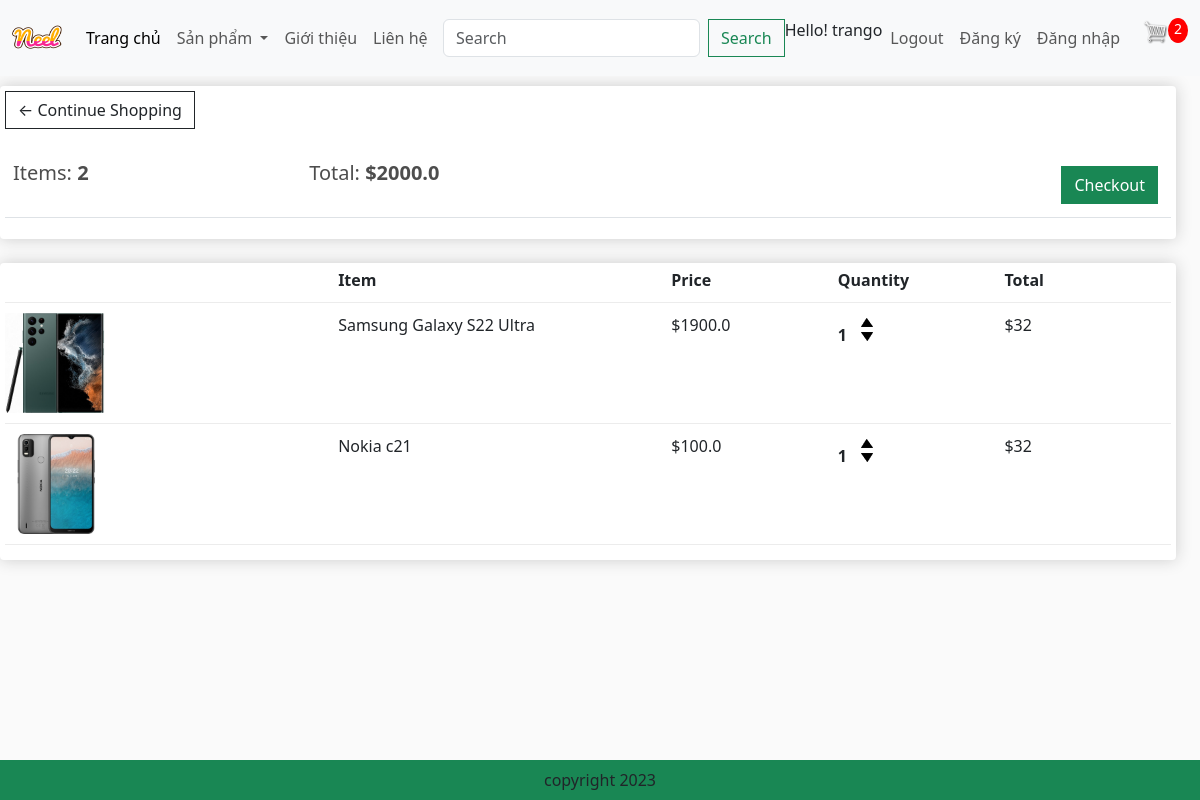
The app's page /cart/ (signed in) with its own data.
### app/models.py (models this page shows, shortened)
class Order(models.Model):
    customer = models.ForeignKey(
        User, on_delete=models.SET_NULL, blank=True, null=True)
    dete_order = models.DateTimeField(auto_now_add=True)
    complete = models.BooleanField(default=False, null=True, blank=False)
    transaction_id = models.CharField(max_length=200, null=True)
    @property
    def get_cart_items(self):
        orderitems = self.orderitem_set.all()
        total = sum([item.quantity for item in orderitems])
        return total
    @property
    def get_cart_total(self):
        orderitems = self.orderitem_set.all()
        total = sum([item.get_total for item in orderitems])
        return total

class OrderItem(models.Model):
    product = models.ForeignKey(
        Puoduct, on_delete=models.SET_NULL, blank=True, null=True)
    order = models.ForeignKey(
        Order, on_delete=models.SET_NULL, blank=True, null=True)
    quantity = models.IntegerField(default=0, null=True, blank=True)
    date_added = models.DateTimeField(auto_now_add=True)
    @property
    def get_total(self):
        total = self.product.price * self.quantity
        return total

class Puoduct(models.Model):
    name = models.CharField(max_length=200, null=True)
    price = models.FloatField()
    digital = models.BooleanField(default=False, null=True, blank=False)
    image = models.ImageField(null=True, blank=True)
    @property
    def ImageURL(self):
        try:
            url = self.image.url
        except:
            url = ''
        return url

### app/views.py (the view)
# urls.py: path('cart/', views.cart, name="cart"),
def cart(request):
    if request.user.is_authenticated:
        customer = request.user
        order, created = Order.objects.get_or_create(
            customer=customer, complete=False)
        items = order.orderitem_set.all()
        cartItems = order.get_cart_items
    else:
        items = []
        order = {'get_cart_items': 0, 'get_cart_total': 0}
        cartItems = order['get_cart_items']
    context = {'items': items, 'order': order, 'cartItems': cartItems}
    return render(request, 'app/cart.html', context)

### app/templates/app/cart.html
{% extends 'app/base.html' %} {% load static %} {% block cart_content %}
<div class="row" style="width: 100%">
    <div class="col-lg-12">
        <div class="box-element">
            <a class="btn btn-outline-dark" href="{% url 'home' %}">&#x2190; Continue Shopping</a>
            <br />
            <br />
            <table class="table">
                <tr>
                    <th>
                        <h5>Items: <strong>{{order.get_cart_items}}</strong></h5>
                    </th>
                    <th>
                        <h5>Total:<strong> ${{order.get_cart_total}}</strong></h5>
                    </th>
                    <th>
                        <a style="float: right; margin: 5px" class="btn btn-success" href="{% url 'checkout' %}"
                            >Checkout</a
                        >
                    </th>
                </tr>
            </table>
        </div>
        <br />
        <div class="box-element">
            <div class="cart-row">
                <div style="flex: 2"></div>
                <div style="flex: 2"><strong>Item</strong></div>
                <div style="flex: 1"><strong>Price</strong></div>
                <div style="flex: 1"><strong>Quantity</strong></div>
                <div style="flex: 1"><strong>Total</strong></div>
            </div>
            {% for item in items %}
            <div class="cart-row">
                <div style="flex: 2"><img class="row-image" src="{{item.product.ImageURL}}" /></div>
                <div style="flex: 2"><p>{{item.product.name}}</p></div>
                <div style="flex: 1"><p>${{item.product.price}}</p></div>
                <div style="flex: 1">
                    <p class="quantity">{{item.quantity}}</p>
                    <div class="quantity">
                        <img
                            data-product="{{item.product.id}}"
                            data-action="add"
                            class="chg-quantity update-cart"
                            src="{% static  'app/images/arrow-up.png' %}"
                        />
                        <img
                            data-product="{{item.product.id}}"
                            data-action="remove"
                            class="chg-quantity update-cart"
                            src="{% static  'app/images/arrow-down.png' %}"
                        />
                    </div>
                </div>
                <div style="flex: 1"><p>$32</p></div>
            </div>
            {% endfor %}
        </div>
    </div>
</div>
<br /><br /><br />
{% endblock cart_content %}

### app/templates/app/base.html (shortened to what this page needs)
{% load static %}
<!DOCTYPE html>
<html>
    <head>
        <link
            href="https://cdn.jsdelivr.net/npm/bootstrap@5.3.0-alpha1/dist/css/bootstrap.min.css"
            rel="stylesheet"
        />
        <link href-"{% static 'app/css/style.css' %}" rel="stylesheet" /> <link href-"{% static
        'app/css/owl.carousel.min.css' %}" rel="stylesheet" /> <link href-"{% static 'app/css/all.min.css' %}"
        rel="stylesheet" />
        <link rel="stylesheet" type="text/css" href="{% static 'app/css/main.css' %}" />
        <link rel="stylesheet" href="" />
    </head>
    <body>
        <nav class="navbar navbar-expand-lg bg-body-tertiary">
            <div class="container-fluid">
                <a class="navbar-brand" href="{% url 'home' %}">
                    <img src="{% static 'app/images/Neel.png' %}" width="50" height="50" />
                </a>
                <div class="collapse navbar-collapse" id="navbarSupportedContent">
                    <ul class="navbar-nav me-auto mb-2 mb-lg-0">
                        <li class="nav-item">
                            <a class="nav-link active" aria-current="page" href="{% url 'home' %}">Trang chủ</a>
                        </li>
                        <li class="nav-item dropdown">
                            <a
                                class="nav-link dropdown-toggle"
                                href="#"
                                role="button"
                                data-bs-toggle="dropdown"
                                aria-expanded="false"
                            >
                                Sản phẩm
                            </a>
                        </li>
                        <li class="nav-item">
                            <a class="nav-link" href="#">Giới thiệu</a>
                        </li>
                        <li class="nav-item">
                            <a class="nav-link" href="#">Liên hệ</a>
                        </li>
                    </ul>
                    <form class="d-flex" role="search">
                        <input class="form-control me-2" type="search" placeholder="Search" aria-label="Search" />
                        <button class="btn btn-outline-success" type="submit">Search</button>
                    </form>
                </div>
                <ul class="navbar-nav me-auto mb-2 mb-lg-0">
                    <div class="form-inline my-2 my-lg-0" style="display: flex">
                        <span>Hello! {{request.user}}</span>
                        <span><a class="nav-link" href="{% url 'logout' %}">Logout</a></span>
                    </div>
                    <li class="nav-item">
                        <a class="nav-link" href="{% url 'register' %}">Đăng ký</a>
                    </li>
                    <li class="nav-item">
                        <a class="nav-link" href="{% url 'login' %}">Đăng nhập</a>
                    </li>
                </ul>
                <div class="form-inline my-2 my-lg-0" style="display: flex">
                    <a href="{% url 'cart' %}"><img id="cart-icon" src="{% static 'images/cart.png' %}" /></a>
                    <p id="cart-total">{{cartItems}}</p>
                </div>
            </div>
        </nav>
        {% block cart_content %}{% endblock cart_content %}
        <footer class="container--fluid bg-success text-center fixed-bottom p-2 mt-5">copyright 2023</footer>
    </body>
</html>

### app/static/app/css/main.css (style rules this page uses)
body { background-color: hsl(0, 0%, 98%); }
h1,h2,h3,h4,h5,h6 { color:hsl(0, 0%, 30%); }
.box-element { box-shadow:hsl(0, 0%, 80%) 0 0 16px; background-color: #fff; border-radius: 4px; padding: 5px; }
#cart-icon { width:25px; display: inline-block; margin-left: 15px; }
#cart-total { display: block; text-align: center; color:#fff; background-color: red; width: 20px; height: 25px; border-radius: 50%; font-size: 14px; }
.col-lg-3, .col-lg-4, .col-lg-6, .col-lg-8, .col-lg-12 { margin-top: 10px; }
.btn { border-radius: 0; }
.row-image { width: 100px; }
.cart-row { display: flex; align-items: flex-stretch; padding-bottom: 10px; margin-bottom: 10px; border-bottom: 1px solid #ececec; }
.quantity { display: inline-block; font-weight: 700; padding-right:10px; }
.chg-quantity { width: 12px; cursor: pointer; display: block; margin-top: 5px; transition:.1s; }
.form-inline { display: inline-block; width: auto; vertical-align: middle; }

### records on screen
Order: get_cart_items "2", get_cart_total "2000.0"
OrderItem: product.ImageURL (picture), product.name "Samsung Galaxy S22 Ultra", product.price "1900.0", quantity "1"
OrderItem: product.ImageURL (picture), product.name "Nokia c21", product.price "100.0", quantity "1"

### other values on screen
{{ request.user }} "trango"
{{ cartItems }} "2"
